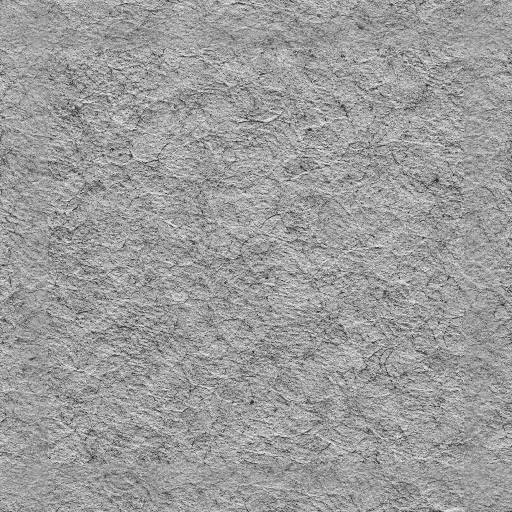
#> input picture client/src/assets/paper/paper-fibers.webp, 1024 x 1024 px, found by its file name (shown at 1/2 size)
$ python prepare_paper_texture.py
#> lines starting #> are read from the running program, lines starting #| are printed output that depends on the picture
#!/usr/bin/env python3
"""Prepare the supplied paper texture for use as a soft-light fibre layer.

The source artwork (`paper-fibers.webp`) is the real thing and stays in the
repo untouched; this writes a derived file beside it. One correction is
needed and it is not cosmetic:

  SOFT-LIGHT IS NEUTRAL ONLY AT MID-GREY. The source has a mean luminance
  of 156, not 128, so blended as-is it lightens every sheet — shifting the
  measured tint and the ink contrast that was computed from it. Centring
  the texture on 128 keeps the palette exactly as measured and lets the
  fibre's deviation, which is the part that carries the material, show
  through unchanged.

Tiling needed no correction: the source's edge discontinuity (33.9) is
within a whisker of its own interior row-to-row variation (30.6), so the
join is no more visible than any other boundary in the fibre.

`AMPLITUDE` scales the deviation about mid-grey. 1.0 keeps the source's
own contrast; lower it if the fibre reads louder than the reference's
paper. It changes only how strongly the material shows, never the tint.

Run: `python3 scripts/prepare_paper_texture.py`
"""

from __future__ import annotations

import pathlib
import sys

import numpy as np
from PIL import Image

PAPER = pathlib.Path(__file__).resolve().parent.parent / "client/src/assets/paper"
SOURCE = PAPER / "paper-fibers.webp"
PREPARED = PAPER / "paper-fibers.prepared.webp"

MID_GREY = 128.0
AMPLITUDE = 0.62


def main() -> None:
    if not SOURCE.exists():
        sys.exit(f"missing {SOURCE} — drop the 1024x1024 greyscale texture there first")

    source = np.array(Image.open(SOURCE).convert("L")).astype(np.float64)
    deviation = source - source.mean()
    prepared = np.clip(MID_GREY + deviation * AMPLITUDE, 0, 255).astype(np.uint8)
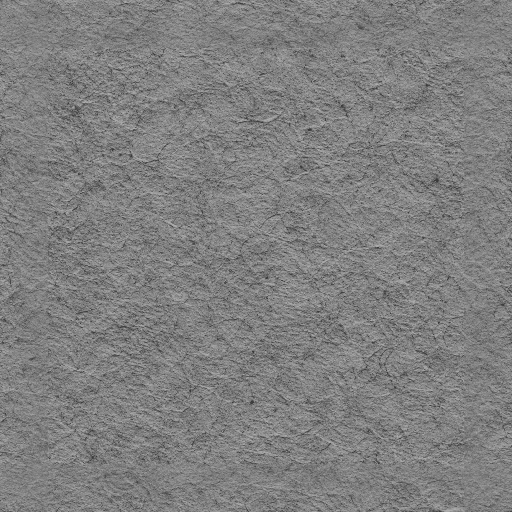
#> prepared: shape (1024, 1024) (shown at 1/2 size); min 53, max 178, mean 127.5

    Image.fromarray(prepared, mode="L").convert("RGB").save(PREPARED, quality=92, method=6)

    print(f"source   mean {source.mean():6.1f}  std {source.std():5.1f}")
#| source   mean  156.1  std  35.9
    print(f"prepared mean {prepared.mean():6.1f}  std {prepared.std():5.1f}  (mid-grey {MID_GREY:.0f})")
#| prepared mean  127.5  std  22.3  (mid-grey 128)
#> (the run stopped early here; a loop or call above may not have finished)
